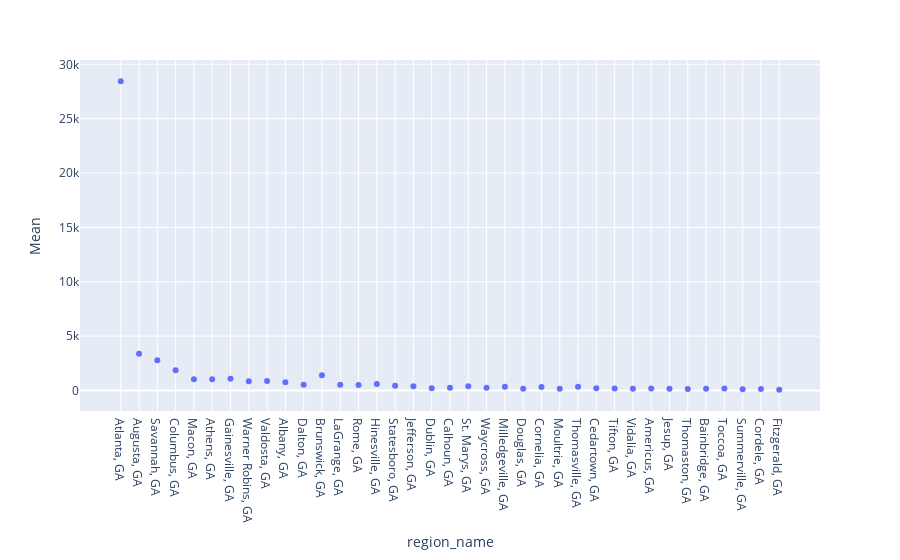

The cell this chart's notebook holds for it:
### Code cell
px.scatter(ga_inv_2018_full, x='region_name', y='Mean')

### Figure 1 — Plotly figure (JSON) as saved in the notebook; plotly's stock layout.template omitted (floating-point values rounded to 4 significant figures)
{"data": [{"hovertemplate": "region_name=%{x}<br>Mean=%{y}<extra></extra>", "legendgroup": "", "marker": {"color": "#636efa", "symbol": "circle"}, "mode": "markers", "name": "", "orientation": "v", "showlegend": false, "type": "scatter", "x": ["Atlanta, GA", "Augusta, GA", "Savannah, GA", "Columbus, GA", "Macon, GA", "Athens, GA", "Gainesville, GA", "Warner Robins, GA", "Valdosta, GA", "Albany, GA", "Dalton, GA", "Brunswick, GA", "LaGrange, GA", "Rome, GA", "Hinesville, GA", "Statesboro, GA", "Jefferson, GA", "Dublin, GA", "Calhoun, GA", "St. Marys, GA", "Waycross, GA", "Milledgeville, GA", "Douglas, GA", "Cornelia, GA", "Moultrie, GA", "Thomasville, GA", "Cedartown, GA", "Tifton, GA", "Vidalia, GA", "Americus, GA", "Jesup, GA", "Thomaston, GA", "Bainbridge, GA", "Toccoa, GA", "Summerville, GA", "Cordele, GA", "Fitzgerald, GA"], "xaxis": "x", "y": [28440.0, 3381.0, 2775.0, 1863.0, 1035.0, 1031.0, 1066.0, 848.2, 859.6, 766.7, 518.6, 1396.0, 514.3, 500.2, 595.9, 435.5, 394.7, 200.9, 256.9, 391.1, 248.9, 345.7, 165.2, 310.5, 162.3, 334.9, 206.3, 173, 164.2, 169.8, 147, 125.8, 147.7, 191.1, 112.1, 126.8, 70.25], "yaxis": "y"}], "layout": {"legend": {"tracegroupgap": 0}, "margin": {"t": 60}, "xaxis": {"anchor": "y", "domain": [0, 1], "title": {"text": "region_name"}}, "yaxis": {"anchor": "x", "domain": [0, 1], "title": {"text": "Mean"}}}}
